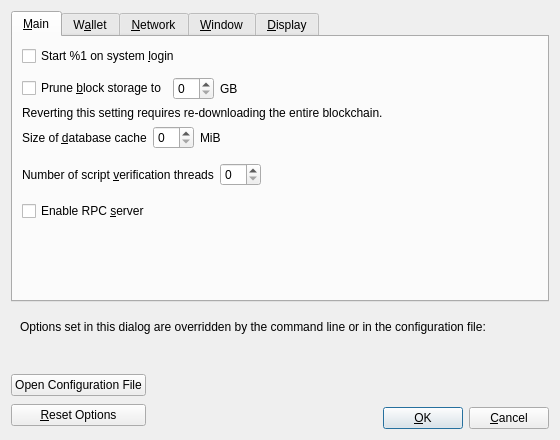
<?xml version="1.0" encoding="UTF-8"?>
<ui version="4.0">
 <class>OptionsDialog</class>
 <widget class="QDialog" name="OptionsDialog">
  <property name="geometry">
   <rect>
    <x>0</x>
    <y>0</y>
    <width>560</width>
    <height>440</height>
   </rect>
  </property>
  <property name="windowTitle">
   <string>Options</string>
  </property>
  <property name="modal">
   <bool>true</bool>
  </property>
  <layout class="QVBoxLayout" name="verticalLayout">
   <item>
    <widget class="QTabWidget" name="tabWidget">
     <property name="currentIndex">
      <number>0</number>
     </property>
     <widget class="QWidget" name="tabMain">
      <attribute name="title">
       <string>&amp;Main</string>
      </attribute>
      <layout class="QVBoxLayout" name="verticalLayout_Main">
       <item>
        <widget class="QCheckBox" name="askalcoinAtStartup">
         <property name="toolTip">
          <string>Automatically start %1 after logging in to the system.</string>
         </property>
         <property name="text">
          <string>Start %1 on system &amp;login</string>
         </property>
        </widget>
       </item>
       <item>
        <spacer name="horizontalSpacer_0_Main">
         <property name="orientation">
          <enum>Qt::Horizontal</enum>
         </property>
         <property name="sizeHint" stdset="0">
          <size>
           <width>40</width>
           <height>5</height>
          </size>
         </property>
        </spacer>
       </item>
       <item>
        <layout class="QHBoxLayout" name="horizontalLayout_Main_Prune">
         <item>
          <widget class="QCheckBox" name="prune">
           <property name="toolTip">
            <string>Enabling pruning significantly reduces the disk space required to store transactions. All blocks are still fully validated. Reverting this setting requires re-downloading the entire blockchain.</string>
           </property>
           <property name="text">
            <string>Prune &amp;block storage to</string>
           </property>
          </widget>
         </item>
         <item>
          <widget class="QSpinBox" name="pruneSize"/>
         </item>
         <item>
          <widget class="QLabel" name="pruneSizeUnitLabel">
           <property name="text">
            <string>GB</string>
           </property>
           <property name="textFormat">
            <enum>Qt::PlainText</enum>
           </property>
          </widget>
         </item>
         <item>
          <spacer name="horizontalSpacer_Main_Prune">
           <property name="orientation">
            <enum>Qt::Horizontal</enum>
           </property>
           <property name="sizeHint" stdset="0">
            <size>
             <width>40</width>
             <height>20</height>
            </size>
           </property>
          </spacer>
         </item>
        </layout>
       </item>
       <item>
        <widget class="QLabel" name="pruneWarning">
         <property name="text">
          <string>Reverting this setting requires re-downloading the entire blockchain.</string>
         </property>
         <property name="textFormat">
          <enum>Qt::PlainText</enum>
         </property>
        </widget>
       </item>
       <item>
        <layout class="QHBoxLayout" name="horizontalLayout_2_Main">
         <item>
          <widget class="QLabel" name="databaseCacheLabel">
           <property name="toolTip">
            <string extracomment="Tooltip text for Options window setting that sets the size of the database cache. Explains the corresponding effects of increasing/decreasing this value.">Maximum database cache size. A larger cache can contribute to faster sync, after which the benefit is less pronounced for most use cases. Lowering the cache size will reduce memory usage. Unused mempool memory is shared for this cache.</string>
           </property>
           <property name="text">
            <string>Size of &amp;database cache</string>
           </property>
           <property name="textFormat">
            <enum>Qt::PlainText</enum>
           </property>
           <property name="buddy">
            <cstring>databaseCache</cstring>
           </property>
          </widget>
         </item>
         <item>
          <widget class="QSpinBox" name="databaseCache"/>
         </item>
         <item>
          <widget class="QLabel" name="databaseCacheUnitLabel">
           <property name="text">
            <string>MiB</string>
           </property>
           <property name="textFormat">
            <enum>Qt::PlainText</enum>
           </property>
          </widget>
         </item>
         <item>
          <spacer name="horizontalSpacer_2_Main">
           <property name="orientation">
            <enum>Qt::Horizontal</enum>
           </property>
           <property name="sizeHint" stdset="0">
            <size>
             <width>40</width>
             <height>20</height>
            </size>
           </property>
          </spacer>
         </item>
        </layout>
       </item>
       <item>
        <layout class="QHBoxLayout" name="horizontalLayout_Main_VerifyLabel">
         <item>
          <widget class="QLabel" name="threadsScriptVerifLabel">
           <property name="toolTip">
            <string extracomment="Tooltip text for Options window setting that sets the number of script verification threads. Explains that negative values mean to leave these many cores free to the system.">Set the number of script verification threads. Negative values correspond to the number of cores you want to leave free to the system.</string>
           </property>
           <property name="text">
            <string>Number of script &amp;verification threads</string>
           </property>
           <property name="textFormat">
            <enum>Qt::PlainText</enum>
           </property>
           <property name="buddy">
            <cstring>threadsScriptVerif</cstring>
           </property>
          </widget>
         </item>
         <item>
          <widget class="QSpinBox" name="threadsScriptVerif">
           <property name="toolTip">
            <string>(0 = auto, &lt;0 = leave that many cores free)</string>
           </property>
          </widget>
         </item>
         <item>
          <spacer name="horizontalSpacer_Main_Threads">
           <property name="orientation">
            <enum>Qt::Horizontal</enum>
           </property>
           <property name="sizeHint" stdset="0">
            <size>
             <width>40</width>
             <height>40</height>
            </size>
           </property>
          </spacer>
         </item>
        </layout>
       </item>
       <item>
        <widget class="QCheckBox" name="enableServer">
         <property name="toolTip">
          <string extracomment="Tooltip text for Options window setting that enables the RPC server.">This allows you or a third party tool to communicate with the node through command-line and JSON-RPC commands.</string>
         </property>
         <property name="text">
          <string extracomment="An Options window setting to enable the RPC server.">Enable RPC &amp;server</string>
         </property>
        </widget>
       </item>
       <item>
        <spacer name="verticalSpacer_Main">
         <property name="orientation">
          <enum>Qt::Vertical</enum>
         </property>
         <property name="sizeHint" stdset="0">
          <size>
           <width>20</width>
           <height>40</height>
          </size>
         </property>
        </spacer>
       </item>
      </layout>
     </widget>
     <widget class="QWidget" name="tabWallet">
      <attribute name="title">
       <string>W&amp;allet</string>
      </attribute>
      <layout class="QVBoxLayout" name="verticalLayout_Wallet">
       <item>
        <widget class="QCheckBox" name="subFeeFromAmount">
         <property name="toolTip">
          <string extracomment="Tooltip text for Options window setting that sets subtracting the fee from a sending amount as default.">Whether to set subtract fee from amount as default or not.</string>
         </property>
         <property name="text">
          <string extracomment="An Options window setting to set subtracting the fee from a sending amount as default.">Subtract &amp;fee from amount by default</string>
         </property>
        </widget>
       </item>
       <item>
        <widget class="QGroupBox" name="groupBox">
         <property name="title">
          <string>Expert</string>
         </property>
         <layout class="QVBoxLayout" name="verticalLayout_2">
          <item>
           <widget class="QCheckBox" name="coinControlFeatures">
            <property name="toolTip">
             <string>Whether to show coin control features or not.</string>
            </property>
            <property name="text">
             <string>Enable coin &amp;control features</string>
            </property>
           </widget>
          </item>
          <item>
           <widget class="QCheckBox" name="spendZeroConfChange">
            <property name="toolTip">
             <string>If you disable the spending of unconfirmed change, the change from a transaction cannot be used until that transaction has at least one confirmation. This also affects how your balance is computed.</string>
            </property>
            <property name="text">
             <string>&amp;Spend unconfirmed change</string>
            </property>
           </widget>
          </item>
         </layout>
        </widget>
       </item>
       <item>
        <widget class="QGroupBox" name="groupBoxHww">
         <property name="title">
          <string>External Signer (e.g. hardware wallet)</string>
         </property>
         <layout class="QVBoxLayout" name="verticalLayoutHww">
          <item>
           <layout class="QHBoxLayout" name="horizontalLayoutHww">
            <item>
             <widget class="QLabel" name="externalSignerPathLabel">
              <property name="text">
               <string>&amp;External signer script path</string>
              </property>
              <property name="buddy">
               <cstring>externalSignerPath</cstring>
              </property>
             </widget>
            </item>
            <item>
             <widget class="QLineEdit" name="externalSignerPath">
              <property name="toolTip">
               <string>Full path to a Askalcoin Core compatible script (e.g. C:\Downloads\hwi.exe or /Users/you/Downloads/hwi.py). Beware: malware can steal your coins!</string>
              </property>
             </widget>
            </item>
           </layout>
          </item>
         </layout>
        </widget>
       </item>
       <item>
        <spacer name="verticalSpacer_Wallet">
         <property name="orientation">
          <enum>Qt::Vertical</enum>
         </property>
         <property name="sizeHint" stdset="0">
          <size>
           <width>20</width>
           <height>40</height>
          </size>
         </property>
        </spacer>
       </item>
      </layout>
     </widget>
     <widget class="QWidget" name="tabNetwork">
      <attribute name="title">
       <string>&amp;Network</string>
      </attribute>
      <layout class="QVBoxLayout" name="verticalLayout_Network">
       <item>
        <widget class="QCheckBox" name="mapPortUpnp">
         <property name="toolTip">
          <string>Automatically open the Askalcoin client port on the router. This only works when your router supports UPnP and it is enabled.</string>
         </property>
         <property name="text">
          <string>Map port using &amp;UPnP</string>
         </property>
        </widget>
       </item>
       <item>
        <widget class="QCheckBox" name="mapPortNatpmp">
         <property name="toolTip">
          <string>Automatically open the Askalcoin client port on the router. This only works when your router supports NAT-PMP and it is enabled. The external port could be random.</string>
         </property>
         <property name="text">
          <string>Map port using NA&amp;T-PMP</string>
         </property>
        </widget>
       </item>
       <item>
        <widget class="QCheckBox" name="allowIncoming">
         <property name="toolTip">
          <string>Accept connections from outside.</string>
         </property>
         <property name="text">
          <string>Allow incomin&amp;g connections</string>
         </property>
        </widget>
       </item>
       <item>
        <widget class="QCheckBox" name="connectSocks">
         <property name="toolTip">
          <string>Connect to the Askalcoin network through a SOCKS5 proxy.</string>
         </property>
         <property name="text">
          <string>&amp;Connect through SOCKS5 proxy (default proxy):</string>
         </property>
        </widget>
       </item>
       <item>
        <layout class="QHBoxLayout" name="horizontalLayout_1_Network">
         <item>
          <widget class="QLabel" name="proxyIpLabel">
           <property name="text">
            <string>Proxy &amp;IP:</string>
           </property>
           <property name="textFormat">
            <enum>Qt::PlainText</enum>
           </property>
           <property name="buddy">
            <cstring>proxyIp</cstring>
           </property>
          </widget>
         </item>
         <item>
          <widget class="QValidatedLineEdit" name="proxyIp">
           <property name="minimumSize">
            <size>
             <width>140</width>
             <height>0</height>
            </size>
           </property>
           <property name="maximumSize">
            <size>
             <width>140</width>
             <height>16777215</height>
            </size>
           </property>
           <property name="toolTip">
            <string>IP address of the proxy (e.g. IPv4: 127.0.0.1 / IPv6: ::1)</string>
           </property>
          </widget>
         </item>
         <item>
          <widget class="QLabel" name="proxyPortLabel">
           <property name="text">
            <string>&amp;Port:</string>
           </property>
           <property name="textFormat">
            <enum>Qt::PlainText</enum>
           </property>
           <property name="buddy">
            <cstring>proxyPort</cstring>
           </property>
          </widget>
         </item>
         <item>
          <widget class="QLineEdit" name="proxyPort">
           <property name="minimumSize">
            <size>
             <width>55</width>
             <height>0</height>
            </size>
           </property>
           <property name="maximumSize">
            <size>
             <width>55</width>
             <height>16777215</height>
            </size>
           </property>
           <property name="toolTip">
            <string>Port of the proxy (e.g. 9050)</string>
           </property>
          </widget>
         </item>
         <item>
          <spacer name="horizontalSpacer_1_Network">
           <property name="orientation">
            <enum>Qt::Horizontal</enum>
           </property>
           <property name="sizeHint" stdset="0">
            <size>
             <width>40</width>
             <height>20</height>
            </size>
           </property>
          </spacer>
         </item>
        </layout>
       </item>
       <item>
        <layout class="QHBoxLayout" name="horizontalLayout_2_Network">
         <item>
          <widget class="QLabel" name="proxyActiveNets">
           <property name="text">
            <string>Used for reaching peers via:</string>
           </property>
           <property name="textFormat">
            <enum>Qt::PlainText</enum>
           </property>
          </widget>
         </item>
         <item>
          <widget class="QCheckBox" name="proxyReachIPv4">
           <property name="enabled">
            <bool>false</bool>
           </property>
           <property name="toolTip">
            <string>Shows if the supplied default SOCKS5 proxy is used to reach peers via this network type.</string>
           </property>
           <property name="text">
            <string/>
           </property>
          </widget>
         </item>
         <item>
          <widget class="QLabel" name="proxyReachIPv4Label">
           <property name="text">
            <string>IPv4</string>
           </property>
           <property name="textFormat">
            <enum>Qt::PlainText</enum>
           </property>
          </widget>
         </item>
         <item>
          <widget class="QCheckBox" name="proxyReachIPv6">
           <property name="enabled">
            <bool>false</bool>
           </property>
           <property name="toolTip">
            <string>Shows if the supplied default SOCKS5 proxy is used to reach peers via this network type.</string>
           </property>
           <property name="text">
            <string/>
           </property>
          </widget>
         </item>
         <item>
          <widget class="QLabel" name="proxyReachIPv6Label">
           <property name="text">
            <string>IPv6</string>
           </property>
           <property name="textFormat">
            <enum>Qt::PlainText</enum>
           </property>
          </widget>
         </item>
         <item>
          <widget class="QCheckBox" name="proxyReachTor">
           <property name="enabled">
            <bool>false</bool>
           </property>
           <property name="toolTip">
            <string>Shows if the supplied default SOCKS5 proxy is used to reach peers via this network type.</string>
           </property>
           <property name="text">
            <string/>
           </property>
          </widget>
         </item>
         <item>
          <widget class="QLabel" name="proxyReachTorLabel">
           <property name="text">
            <string>Tor</string>
           </property>
           <property name="textFormat">
            <enum>Qt::PlainText</enum>
           </property>
          </widget>
         </item>
         <item>
          <spacer name="horizontalSpacer_2_Network">
           <property name="orientation">
            <enum>Qt::Horizontal</enum>
           </property>
           <property name="sizeHint" stdset="0">
            <size>
             <width>40</width>
             <height>20</height>
            </size>
           </property>
          </spacer>
         </item>
        </layout>
       </item>
       <item>
        <widget class="QCheckBox" name="connectSocksTor">
         <property name="toolTip">
          <string>Connect to the Askalcoin network through a separate SOCKS5 proxy for Tor onion services.</string>
         </property>
         <property name="text">
          <string>Use separate SOCKS&amp;5 proxy to reach peers via Tor onion services:</string>
         </property>
        </widget>
       </item>
       <item>
        <layout class="QHBoxLayout" name="horizontalLayout_3_Network">
         <item>
          <widget class="QLabel" name="proxyIpTorLabel">
           <property name="text">
            <string>Proxy &amp;IP:</string>
           </property>
           <property name="textFormat">
            <enum>Qt::PlainText</enum>
           </property>
           <property name="buddy">
            <cstring>proxyIpTor</cstring>
           </property>
          </widget>
         </item>
         <item>
          <widget class="QValidatedLineEdit" name="proxyIpTor">
           <property name="minimumSize">
            <size>
             <width>140</width>
             <height>0</height>
            </size>
           </property>
           <property name="maximumSize">
            <size>
             <width>140</width>
             <height>16777215</height>
            </size>
           </property>
           <property name="toolTip">
            <string>IP address of the proxy (e.g. IPv4: 127.0.0.1 / IPv6: ::1)</string>
           </property>
          </widget>
         </item>
         <item>
          <widget class="QLabel" name="proxyPortTorLabel">
           <property name="text">
            <string>&amp;Port:</string>
           </property>
           <property name="textFormat">
            <enum>Qt::PlainText</enum>
           </property>
           <property name="buddy">
            <cstring>proxyPortTor</cstring>
           </property>
          </widget>
         </item>
         <item>
          <widget class="QLineEdit" name="proxyPortTor">
           <property name="minimumSize">
            <size>
             <width>55</width>
             <height>0</height>
            </size>
           </property>
           <property name="maximumSize">
            <size>
             <width>55</width>
             <height>16777215</height>
            </size>
           </property>
           <property name="toolTip">
            <string>Port of the proxy (e.g. 9050)</string>
           </property>
          </widget>
         </item>
         <item>
          <spacer name="horizontalSpacer_4_Network">
           <property name="orientation">
            <enum>Qt::Horizontal</enum>
           </property>
           <property name="sizeHint" stdset="0">
            <size>
             <width>40</width>
             <height>20</height>
            </size>
           </property>
          </spacer>
         </item>
        </layout>
       </item>
       <item>
        <spacer name="verticalSpacer_Network">
         <property name="orientation">
          <enum>Qt::Vertical</enum>
         </property>
         <property name="sizeHint" stdset="0">
          <size>
           <width>20</width>
           <height>40</height>
          </size>
         </property>
        </spacer>
       </item>
      </layout>
     </widget>
     <widget class="QWidget" name="tabWindow">
      <attribute name="title">
       <string>&amp;Window</string>
      </attribute>
      <layout class="QVBoxLayout" name="verticalLayout_Window">
       <item>
        <widget class="QCheckBox" name="showTrayIcon">
         <property name="toolTip">
          <string>Show the icon in the system tray.</string>
         </property>
         <property name="text">
          <string>&amp;Show tray icon</string>
         </property>
         <property name="checked">
          <bool>true</bool>
         </property>
        </widget>
       </item>
       <item>
        <widget class="QCheckBox" name="minimizeToTray">
         <property name="toolTip">
          <string>Show only a tray icon after minimizing the window.</string>
         </property>
         <property name="text">
          <string>&amp;Minimize to the tray instead of the taskbar</string>
         </property>
        </widget>
       </item>
       <item>
        <widget class="QCheckBox" name="minimizeOnClose">
         <property name="toolTip">
          <string>Minimize instead of exit the application when the window is closed. When this option is enabled, the application will be closed only after selecting Exit in the menu.</string>
         </property>
         <property name="text">
          <string>M&amp;inimize on close</string>
         </property>
        </widget>
       </item>
       <item>
        <spacer name="verticalSpacer_Window">
         <property name="orientation">
          <enum>Qt::Vertical</enum>
         </property>
         <property name="sizeHint" stdset="0">
          <size>
           <width>20</width>
           <height>40</height>
          </size>
         </property>
        </spacer>
       </item>
      </layout>
     </widget>
     <widget class="QWidget" name="tabDisplay">
      <attribute name="title">
       <string>&amp;Display</string>
      </attribute>
      <layout class="QVBoxLayout" name="verticalLayout_Display">
       <item>
        <layout class="QHBoxLayout" name="horizontalLayout_1_Display">
         <item>
          <widget class="QLabel" name="langLabel">
           <property name="text">
            <string>User Interface &amp;language:</string>
           </property>
           <property name="textFormat">
            <enum>Qt::PlainText</enum>
           </property>
           <property name="buddy">
            <cstring>lang</cstring>
           </property>
          </widget>
         </item>
         <item>
          <widget class="QValueComboBox" name="lang">
           <property name="toolTip">
            <string>The user interface language can be set here. This setting will take effect after restarting %1.</string>
           </property>
          </widget>
         </item>
        </layout>
       </item>
       <item>
        <layout class="QHBoxLayout" name="horizontalLayout_2_Display">
         <item>
          <widget class="QLabel" name="unitLabel">
           <property name="text">
            <string>&amp;Unit to show amounts in:</string>
           </property>
           <property name="textFormat">
            <enum>Qt::PlainText</enum>
           </property>
           <property name="buddy">
            <cstring>unit</cstring>
           </property>
          </widget>
         </item>
         <item>
          <widget class="QValueComboBox" name="unit">
           <property name="toolTip">
            <string>Choose the default subdivision unit to show in the interface and when sending coins.</string>
           </property>
          </widget>
         </item>
        </layout>
       </item>
       <item>
        <layout class="QHBoxLayout" name="horizontalLayout_3_Display">
         <item>
          <widget class="QLabel" name="thirdPartyTxUrlsLabel">
           <property name="toolTip">
            <string>Third-party URLs (e.g. a block explorer) that appear in the transactions tab as context menu items. %s in the URL is replaced by transaction hash. Multiple URLs are separated by vertical bar |.</string>
           </property>
           <property name="text">
            <string>&amp;Third-party transaction URLs</string>
           </property>
           <property name="buddy">
            <cstring>thirdPartyTxUrls</cstring>
           </property>
          </widget>
         </item>
         <item>
          <widget class="QLineEdit" name="thirdPartyTxUrls">
           <property name="toolTip">
            <string>Third-party URLs (e.g. a block explorer) that appear in the transactions tab as context menu items. %s in the URL is replaced by transaction hash. Multiple URLs are separated by vertical bar |.</string>
           </property>
           <property name="placeholderText">
            <string notr="true">https://example.com/tx/%s</string>
           </property>
          </widget>
         </item>
        </layout>
       </item>
       <item>
        <widget class="QGroupBox" name="font_groupBox">
         <property name="title">
          <string>Monospaced font in the Overview tab:</string>
         </property>
         <layout class="QVBoxLayout" name="font_verticalLayout">
          <item>
           <layout class="QHBoxLayout" name="embeddedFont_horizontalLayout">
            <item>
             <widget class="QRadioButton" name="embeddedFont_radioButton">
              <property name="text">
               <string>embedded &quot;%1&quot;</string>
              </property>
             </widget>
            </item>
            <item>
             <spacer name="embeddedFont_horizontalSpacer">
              <property name="orientation">
               <enum>Qt::Horizontal</enum>
              </property>
              <property name="sizeHint" stdset="0">
               <size>
                <width>40</width>
                <height>20</height>
               </size>
              </property>
             </spacer>
            </item>
            <item>
             <layout class="QVBoxLayout" name="embeddedFont_verticalLayout">
              <item>
               <widget class="QLabel" name="embeddedFont_label_1">
                <property name="text">
                 <string notr="true">111.11111111 STC</string>
                </property>
               </widget>
              </item>
              <item>
               <widget class="QLabel" name="embeddedFont_label_9">
                <property name="text">
                 <string notr="true">909.09090909 STC</string>
                </property>
               </widget>
              </item>
             </layout>
            </item>
           </layout>
          </item>
          <item>
           <widget class="Line" name="font_line">
            <property name="orientation">
             <enum>Qt::Horizontal</enum>
            </property>
           </widget>
          </item>
          <item>
           <layout class="QHBoxLayout" name="systemFont_horizontalLayout">
            <item>
             <widget class="QRadioButton" name="systemFont_radioButton">
              <property name="text">
               <string>closest matching &quot;%1&quot;</string>
              </property>
             </widget>
            </item>
            <item>
             <spacer name="systemFont_horizontalSpacer">
              <property name="orientation">
               <enum>Qt::Horizontal</enum>
              </property>
              <property name="sizeHint" stdset="0">
               <size>
                <width>40</width>
                <height>20</height>
               </size>
              </property>
             </spacer>
            </item>
            <item>
             <layout class="QVBoxLayout" name="systemFont_verticalLayout">
              <item>
               <widget class="QLabel" name="systemFont_label_1">
                <property name="text">
                 <string notr="true">111.11111111 STC</string>
                </property>
               </widget>
              </item>
              <item>
               <widget class="QLabel" name="systemFont_label_9">
                <property name="text">
                 <string notr="true">909.09090909 STC</string>
                </property>
               </widget>
              </item>
             </layout>
            </item>
           </layout>
          </item>
         </layout>
        </widget>
       </item>
       <item>
        <spacer name="verticalSpacer_Display">
         <property name="orientation">
          <enum>Qt::Vertical</enum>
         </property>
         <property name="sizeHint" stdset="0">
          <size>
           <width>20</width>
           <height>40</height>
          </size>
         </property>
        </spacer>
       </item>
      </layout>
     </widget>
    </widget>
   </item>
   <item>
    <widget class="QFrame" name="frame">
     <layout class="QVBoxLayout" name="verticalLayout_Bottom">
      <item>
       <layout class="QHBoxLayout" name="horizontalLayout_Bottom">
        <item>
         <widget class="QLabel" name="overriddenByCommandLineInfoLabel">
          <property name="text">
           <string>Options set in this dialog are overridden by the command line or in the configuration file:</string>
          </property>
          <property name="textFormat">
           <enum>Qt::PlainText</enum>
          </property>
         </widget>
        </item>
        <item>
         <spacer name="horizontalSpacer_Bottom">
          <property name="orientation">
           <enum>Qt::Horizontal</enum>
          </property>
          <property name="sizeHint" stdset="0">
           <size>
            <width>40</width>
            <height>20</height>
           </size>
          </property>
         </spacer>
        </item>
       </layout>
      </item>
      <item>
       <widget class="QLabel" name="overriddenByCommandLineLabel">
        <property name="text">
         <string/>
        </property>
        <property name="textFormat">
         <enum>Qt::PlainText</enum>
        </property>
        <property name="wordWrap">
         <bool>true</bool>
        </property>
       </widget>
      </item>
     </layout>
    </widget>
   </item>
   <item>
    <layout class="QHBoxLayout" name="horizontalLayout_Buttons">
     <item>
      <layout class="QVBoxLayout" name="verticalLayout_Buttons">
       <item>
        <widget class="QPushButton" name="openAskalcoinConfButton">
         <property name="toolTip">
          <string>Open the %1 configuration file from the working directory.</string>
         </property>
         <property name="text">
          <string>Open Configuration File</string>
         </property>
         <property name="autoDefault">
          <bool>false</bool>
         </property>
        </widget>
       </item>
       <item>
        <widget class="QPushButton" name="resetButton">
         <property name="toolTip">
          <string>Reset all client options to default.</string>
         </property>
         <property name="text">
          <string>&amp;Reset Options</string>
         </property>
         <property name="autoDefault">
          <bool>false</bool>
         </property>
        </widget>
       </item>
      </layout>
     </item>
     <item>
      <spacer name="horizontalSpacer_1">
       <property name="orientation">
        <enum>Qt::Horizontal</enum>
       </property>
       <property name="sizeHint" stdset="0">
        <size>
         <width>40</width>
         <height>48</height>
        </size>
       </property>
      </spacer>
     </item>
     <item>
      <widget class="QLabel" name="statusLabel">
       <property name="minimumSize">
        <size>
         <width>200</width>
         <height>0</height>
        </size>
       </property>
       <property name="font">
        <font>
         <weight>75</weight>
         <bold>true</bold>
        </font>
       </property>
       <property name="text">
        <string/>
       </property>
       <property name="textFormat">
        <enum>Qt::PlainText</enum>
       </property>
       <property name="wordWrap">
        <bool>true</bool>
       </property>
      </widget>
     </item>
     <item>
      <spacer name="horizontalSpacer_2">
       <property name="orientation">
        <enum>Qt::Horizontal</enum>
       </property>
       <property name="sizeHint" stdset="0">
        <size>
         <width>40</width>
         <height>48</height>
        </size>
       </property>
      </spacer>
     </item>
     <item>
      <layout class="QVBoxLayout" name="verticalLayout_4">
       <item>
        <spacer name="verticalSpacer">
         <property name="orientation">
          <enum>Qt::Vertical</enum>
         </property>
         <property name="sizeHint" stdset="0">
          <size>
           <width>20</width>
           <height>40</height>
          </size>
         </property>
        </spacer>
       </item>
       <item>
        <layout class="QHBoxLayout" name="horizontalLayout">
         <item>
          <widget class="QPushButton" name="okButton">
           <property name="text">
            <string>&amp;OK</string>
           </property>
           <property name="autoDefault">
            <bool>false</bool>
           </property>
           <property name="default">
            <bool>true</bool>
           </property>
          </widget>
         </item>
         <item>
          <widget class="QPushButton" name="cancelButton">
           <property name="text">
            <string>&amp;Cancel</string>
           </property>
           <property name="autoDefault">
            <bool>false</bool>
           </property>
          </widget>
         </item>
        </layout>
       </item>
      </layout>
     </item>
    </layout>
   </item>
  </layout>
 </widget>
 <customwidgets>
  <customwidget>
   <class>QValidatedLineEdit</class>
   <extends>QLineEdit</extends>
   <header>qt/qvalidatedlineedit.h</header>
  </customwidget>
  <customwidget>
   <class>QValueComboBox</class>
   <extends>QComboBox</extends>
   <header>qt/qvaluecombobox.h</header>
  </customwidget>
 </customwidgets>
 <resources/>
 <connections/>
</ui>
